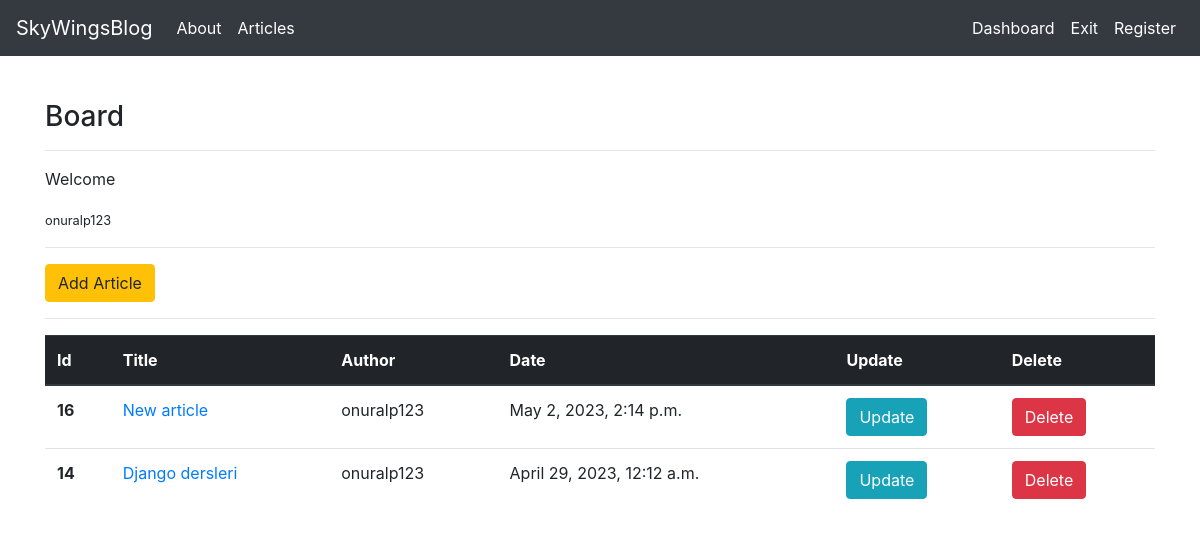
The app's page /articles/dashboard/ (signed in) with its own data.
### article/models.py (models this page shows, shortened)
class Article(models.Model):
    author = models.ForeignKey("auth.User",on_delete= models.CASCADE)
    title = models.CharField(max_length= 50)
    content = RichTextField()
    created_date = models.DateTimeField(auto_now_add=True)
    article_image = models.FileField(blank = True,null = True,verbose_name="Add picture")
    class Meta:
        ordering = ["-created_date"]

### article/views.py (the view)
# urls.py: path("dashboard/",views.dashboard,name = "dashboard"),
@login_required(login_url= "user:login")
def dashboard(request):
    articles = Article.objects.filter(author = request.user)
    context = {
        "articles":articles
    }
    return render(request,"dashboard.html",context)

### templates/dashboard.html
{% extends 'layout.html' %}
{% block body %}
<h3>Board</h3>
<hr>
<p>
  Welcome
</p>
<p>
    <small>{{request.user.username}}</small>
</p>
<hr>
<a class = "btn btn-warning" href = "/articles/addarticle">Add Article</a>
<hr>
{% if articles %}
<table class="table">
    <thead class="thead-dark">
      <tr>
        <th scope="col">Id</th>
        <th scope="col">Title</th>
        <th scope="col">Author</th>
        <th scope="col">Date</th>
        <th scope="col">Update</th>
        <th scope="col">Delete</th>
      </tr>
    </thead>
    <tbody>
        {% for article in articles  %}
        <tr>
        <th scope="row">{{article.id}}</th>
        <td><a href="/articles/article/{{article.id}}">{{article.title}}</a></td>
        <td>{{article.author.username}}</td>
        <td>{{article.created_date}}</td>
        <td><a href ="/articles/update/{{article.id}}" class = "btn btn-info">Update</a></td>
        <td><a href ="/articles/delete/{{article.id}}" class = "btn btn-danger">Delete</a></td>
       </tr>
        {% endfor %}
    </tbody>
  </table>
{% else %}
<div class = "alert alert-danger">
    No article yet gardas
</div>
{% endif %}
{% endblock body %}

### records on screen
Article: id "16", title "New article", author.username "onuralp123", created_date "May 2, 2023, 2:14 p.m."
Article: id "14", title "Django dersleri", author.username "onuralp123", created_date "April 29, 2023, 12:12 a.m."

### other values on screen
{{ request.user.username }} "onuralp123"
